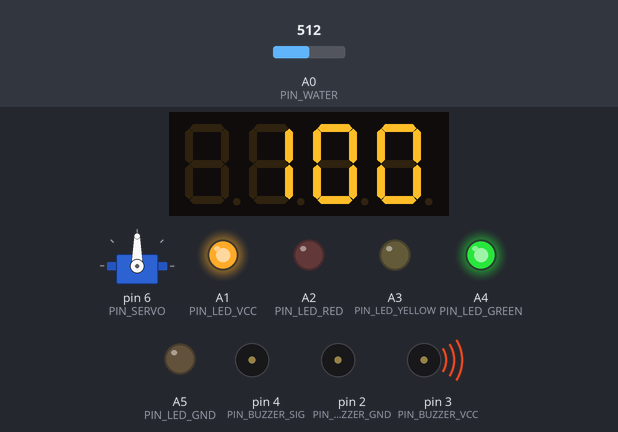
The sketch below on a simulated Arduino Uno, built with avr-gcc and run on an emulated ATmega328P. On the bench: servo, 4-digit seven-segment display, output pins drawn as LEDs (lit = HIGH), buzzer (waves = sounding, pin HIGH). The test bench sets the inputs (shaded band); at power-on: A0 (PIN_WATER) = 512. Pins used as bus, display or sensor lines are not drawn; what the sketch prints to the serial monitor is not drawn.

Above: at 7.0 s.
7.1 s: A0 (PIN_WATER) set to 66
At 8.4 s:
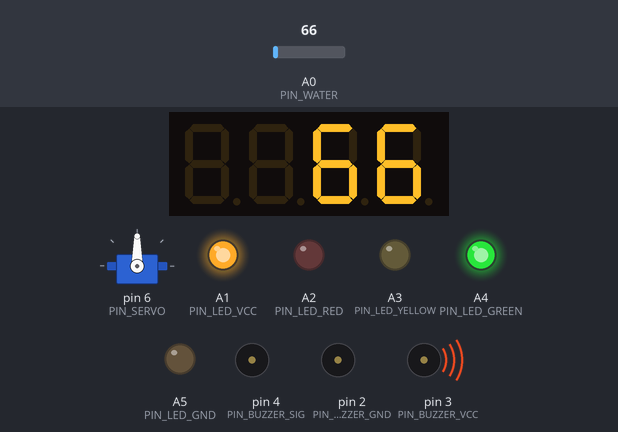
8.9 s: A0 (PIN_WATER) set to 53
At 10.9 s:
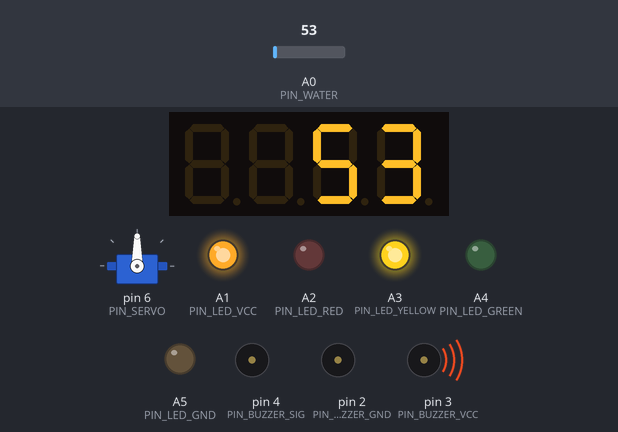
11.6 s: A0 (PIN_WATER) set to 34
At 12.9 s:
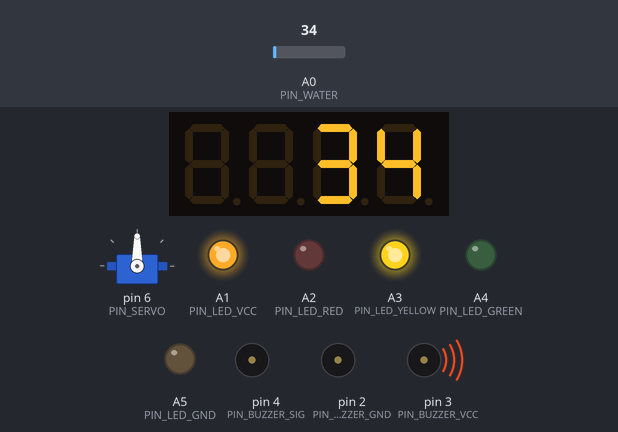
13.6 s: A0 (PIN_WATER) set to 27
At 14.7 s:
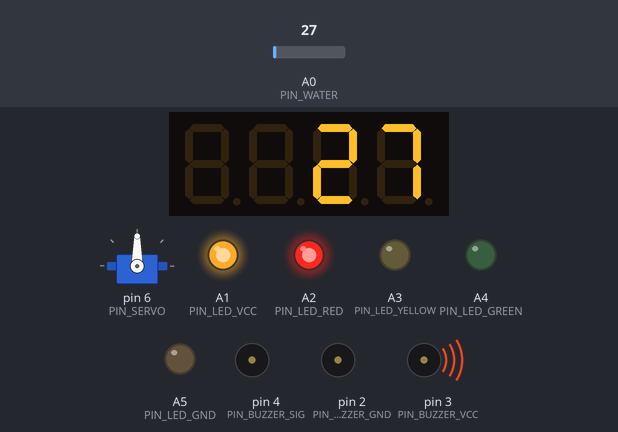
17.8 s: A0 (PIN_WATER) set to 122
At 18.7 s:
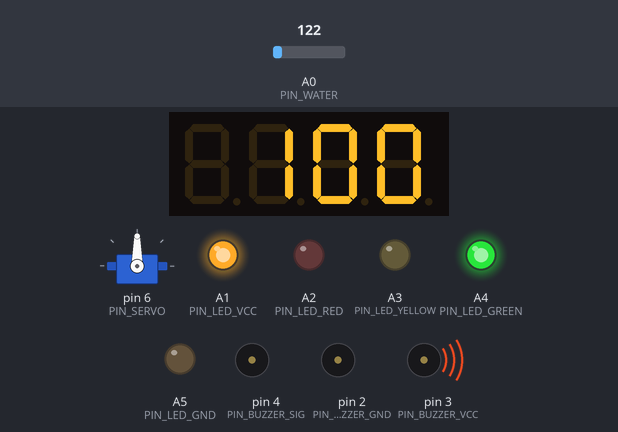
Timing chart, 0 to 20.8 s (numbered marks = the images above; inputs shaded):
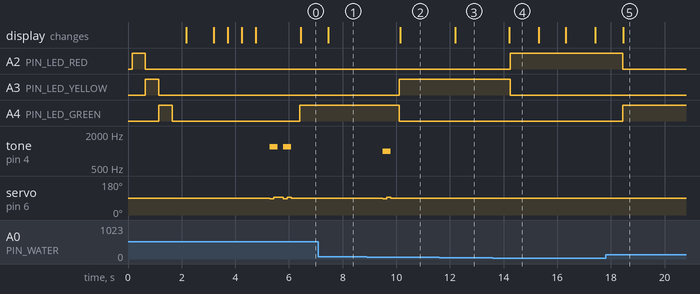

Measured:
- the behaviour switches between 60 and 59 on A0 (PIN_WATER) (found by bisection; images 1 and 2)
- the behaviour switches between 31 and 30 on A0 (PIN_WATER) (found by bisection; images 3 and 4)
- after the input at 7.1 s, the display: changes after 0.37 s (image 1)
- after the input at 8.9 s, A3 (PIN_LED_YELLOW): LOW → HIGH after 1.2 s; A4 (PIN_LED_GREEN): HIGH → LOW after 1.2 s; tone on pin 4 (PIN_BUZZER_SIG): silent → 1000 Hz after 0.59 s, → silent 0.30 s later; servo on pin 6 (PIN_SERVO): 90° → 85° after 0.59 s, → 95° 0.15 s later, → 90° 0.15 s later; the display: changes after 1.2 s (image 2)
- after the input at 11.6 s, the display: changes after 0.59 s (image 3)
- after the input at 13.6 s, A2 (PIN_LED_RED): LOW → HIGH after 0.66 s; A3 (PIN_LED_YELLOW): HIGH → LOW after 0.66 s; the display: changes after 0.61 s (image 4)
- after the input at 17.8 s, A2 (PIN_LED_RED): HIGH → LOW after 0.64 s; A4 (PIN_LED_GREEN): LOW → HIGH after 0.64 s; the display: changes after 0.66 s (image 5)
- by itself, tone on pin 4 (PIN_BUZZER_SIG): alternates 1200 Hz for 0.30 s and silent for 0.20 s, 4 changes in all, then stays silent

The sketch:

AquaSync2.ino
```cpp
#include <Servo.h>
#include <TM1637Display.h>

// === ピン定義 ===
const int PIN_WATER = A0;    // ウォーターセンサー
const int PIN_SERVO = 6;     // サーボモーター

// ブザー
const int PIN_BUZZER_GND = 2;    // ブザー G
const int PIN_BUZZER_VCC = 3;    // ブザー U
const int PIN_BUZZER_SIG = 4;    // ブザー S

// トラフィックライト
const int PIN_LED_VCC = A1;      // LED電源
const int PIN_LED_RED = A2;      // 赤LED
const int PIN_LED_YELLOW = A3;   // 黄LED
const int PIN_LED_GREEN = A4;    // 緑LED
const int PIN_LED_GND = A5;      // LED GND

// 4桁ディスプレイ
#define CLK 10
#define DIO 11
#define DISPLAY_VCC 12
#define DISPLAY_GND 13

Servo myServo;
TM1637Display display(CLK, DIO);

// === ウォーターセンサー校正値 ===
int WATER_DRY_RAW = 0;       // 乾燥時の生値（低い値）
int WATER_WET_RAW = 100;    // 水に触れた時の生値（高い値）

// === しきい値（%で設定）===
const int WATER_LOW_THRESHOLD = 30;     // これ以下→水不足（赤）
const int WATER_OK_THRESHOLD  = 60;     // これ以上→十分な水（緑）

// === 状態管理フラグ ===
bool playedAria = false; // 一度だけ再生用フラグ
int lastWaterStatus = -1; // 前回の水分状態（-1=初期状態）
// 状態定義: 0=赤(水不足), 1=黄(適度), 2=緑(十分)

void setup() {
  Serial.begin(9600);

  // ブザー電源ピン設定
  pinMode(PIN_BUZZER_GND, OUTPUT);
  pinMode(PIN_BUZZER_VCC, OUTPUT);
  pinMode(PIN_BUZZER_SIG, OUTPUT);
  digitalWrite(PIN_BUZZER_GND, LOW);   // GND
  digitalWrite(PIN_BUZZER_VCC, HIGH);  // VCC

  // LED電源とピン設定
  pinMode(PIN_LED_VCC, OUTPUT);
  pinMode(PIN_LED_GND, OUTPUT);
  pinMode(PIN_LED_RED, OUTPUT);
  pinMode(PIN_LED_YELLOW, OUTPUT);
  pinMode(PIN_LED_GREEN, OUTPUT);
  digitalWrite(PIN_LED_VCC, HIGH);  // LED電源ON
  digitalWrite(PIN_LED_GND, LOW);   // GND設定

  // ディスプレイ用電源ピン設定
  pinMode(DISPLAY_VCC, OUTPUT);
  pinMode(DISPLAY_GND, OUTPUT);
  digitalWrite(DISPLAY_VCC, HIGH);  // 5V出力
  digitalWrite(DISPLAY_GND, LOW);   // GND出力

  // サーボ初期化
  myServo.attach(PIN_SERVO);
  myServo.write(90); // 中立位置

  // ディスプレイ初期化
  delay(100); // 電源安定化
  display.setBrightness(0x05); // 明度設定

  // 全LED消灯
  setTrafficLight(0, 0, 0);

  Serial.println("=== AquaSync 完全システム開始 ===");
  testAllSystems(); // 全システムテスト（静音）
}

void loop() {
  int rawWater = analogRead(PIN_WATER);
  int waterPct = analogToPercent(rawWater);

  // 現在の水分状態を判定
  int currentStatus = getWaterStatusCode(waterPct);

  // 状態が変わった時の処理
  handleStatusChange(currentStatus, waterPct);

  showStatusOnDisplay(waterPct, currentStatus); // ディスプレイ更新
  showTrafficLight(currentStatus); // LED更新

  Serial.print("Raw: ");
  Serial.print(rawWater);
  Serial.print(" -> ");
  Serial.print(waterPct);
  Serial.print("% | 状態: ");
  Serial.println(getWaterStatus(waterPct));

  // 前回の状態を更新
  lastWaterStatus = currentStatus;

  delay(1000);
}

// アナログ値をパーセントに変換
int analogToPercent(int rawValue) {
  int percent = map(rawValue, WATER_DRY_RAW, WATER_WET_RAW, 0, 100);
  return constrain(percent, 0, 100);
}

// 水分状態コードを取得
int getWaterStatusCode(int waterPct) {
  if (waterPct <= WATER_LOW_THRESHOLD) {
    return 0; // 赤（水不足）
  } else if (waterPct >= WATER_OK_THRESHOLD) {
    return 2; // 緑（十分）
  } else {
    return 1; // 黄（適度）
  }
}

// 状態変化時の処理
void handleStatusChange(int currentStatus, int waterPct) {
  if (currentStatus != lastWaterStatus) {
    switch (currentStatus) {
      case 0: // 赤（水不足）
        // 音なし
        Serial.println("🔴 水不足状態になりました");
        break;

      case 1: // 黄（適度）
        playSimpleBeep(); // 単発音
        Serial.println("🟡 適度な水分状態になりました");
        break;

      case 2: // 緑（十分）
        if (!playedAria) {
          playDoubleBeep(); // 2回ビープ音
          playedAria = true;
        }
        Serial.println("🟢 十分な水量になりました");
        break;
    }
  }
}

// トラフィックライト制御
void setTrafficLight(int red, int yellow, int green) {
  digitalWrite(PIN_LED_RED, red);
  digitalWrite(PIN_LED_YELLOW, yellow);
  digitalWrite(PIN_LED_GREEN, green);
}

// 状態に応じたLED表示
void showTrafficLight(int status) {
  switch (status) {
    case 0: // 水不足 - 赤点灯
      setTrafficLight(1, 0, 0);
      break;
    case 1: // 適度 - 黄点灯
      setTrafficLight(0, 1, 0);
      break;
    case 2: // 十分 - 緑点灯
      setTrafficLight(0, 0, 1);
      break;
    default:
      setTrafficLight(0, 0, 0);
      break;
  }
}

// ディスプレイに状態表示
void showStatusOnDisplay(int waterPct, int status) {
  // 水分%を表示
  if (waterPct == 100) {
    display.showNumberDec(100, false);
  } else {
    display.showNumberDec(waterPct, false);
  }

  // 水不足時は点滅表示
  static unsigned long lastBlink = 0;
  static bool blinkState = false;

  if (status == 0 && millis() - lastBlink > 500) {
    if (blinkState) {
      display.clear();
      setTrafficLight(0, 0, 0); // LED消灯
    } else {
      display.showNumberDec(waterPct, false);
      setTrafficLight(1, 0, 0); // 赤LED点灯
    }
    blinkState = !blinkState;
    lastBlink = millis();
  }
}

// 水分状態テキスト
String getWaterStatus(int waterPct) {
  if (waterPct <= WATER_LOW_THRESHOLD) {
    return "🔴 水不足 - 水を追加してください";
  } else if (waterPct >= WATER_OK_THRESHOLD) {
    return "🟢 十分な水量 - 良好";
  } else {
    return "🟡 適度な水分 - OK";
  }
}

// 全システムテスト（静音版）
void testAllSystems() {
  Serial.println("=== 全システムテスト開始 ===");

  // LEDテスト
  Serial.println("LEDテスト: 赤→黄→緑");
  setTrafficLight(1, 0, 0); delay(500);
  setTrafficLight(0, 1, 0); delay(500);
  setTrafficLight(0, 0, 1); delay(500);
  setTrafficLight(0, 0, 0); delay(500);

  // ディスプレイテスト
  Serial.println("ディスプレイテスト");
  display.showNumberDec(8888); delay(1000);
  for (int i = 3; i >= 1; i--) {
    display.showNumberDec(i);
    delay(500);
  }
  display.clear(); delay(500);

  // ブザーテストは削除（静かな起動）
  Serial.println("ブザー: 静音モード");

  Serial.println("=== 全システムテスト完了 ===");
}

// 単発ビープ音（黄色状態用）
void playSimpleBeep() {
  Serial.println("🔔 単発音");
  tone(PIN_BUZZER_SIG, 1000, 300); // 1000Hz、300ms

  // サーボを軽く動かす
  myServo.write(85);
  delay(150);
  myServo.write(95);
  delay(150);
  myServo.write(90); // 中立に戻す

  delay(300);
  noTone(PIN_BUZZER_SIG);
  Serial.println("🔔 単発音終了");
}

// 2回ビープ音（緑状態用）
void playDoubleBeep() {
  Serial.println("🔔 完了音（2回）");

  // 1回目のビープ
  tone(PIN_BUZZER_SIG, 1200, 300); // 高い音、300ms
  myServo.write(85);
  delay(150);
  myServo.write(95);
  delay(150);
  noTone(PIN_BUZZER_SIG);

  delay(200); // 間隔

  // 2回目のビープ
  tone(PIN_BUZZER_SIG, 1200, 300); // 高い音、300ms
  myServo.write(85);
  delay(150);
  myServo.write(95);
  delay(150);

  myServo.write(90); // 中立に戻す
  delay(300);
  noTone(PIN_BUZZER_SIG);
  Serial.println("🔔 完了音終了");
}
```
